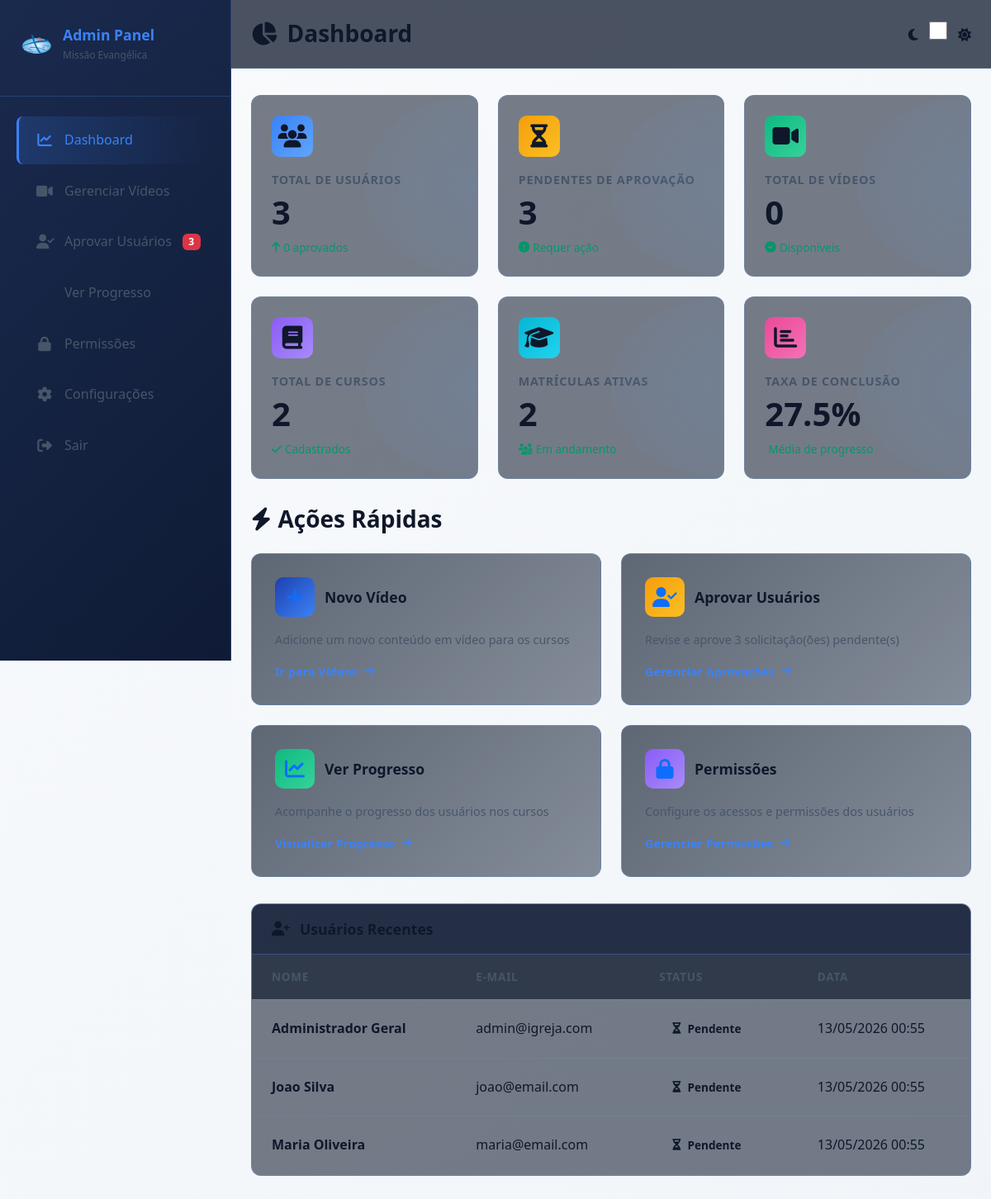
Screenshot of /php/admin/dashboard.php (signed in) with the database file from the repository.
### tables this page shows
CREATE TABLE IF NOT EXISTS ID_FIEL (
    IDF_ID INT UNSIGNED AUTO_INCREMENT PRIMARY KEY,
    IDF_NOME VARCHAR(100) NOT NULL,
    IDF_TELEFONE VARCHAR(20) NULL,
    IDF_EMAIL VARCHAR(150) NOT NULL,
    IDF_CPF CHAR(11) NOT NULL,
    IDF_FILIAL_ID INT UNSIGNED NULL,
    IDF_FUNCAO VARCHAR(50) NULL,
    IDF_ENDERECO VARCHAR(200) NULL,
    IDF_SENHA_HASH VARCHAR(255) NOT NULL,
    IDF_STATUS VARCHAR(20) NOT NULL DEFAULT 'pendente' COMMENT 'pendente, aprovado, negado',
    IDF_ATIVO TINYINT(1) NOT NULL DEFAULT 1,
    IDF_EMAIL_VERIFICADO_EM DATETIME NULL,
    IDF_ULTIMO_LOGIN_EM DATETIME NULL,
    IDF_CRIADO_EM TIMESTAMP NOT NULL DEFAULT CURRENT_TIMESTAMP,
    IDF_ATUALIZADO_EM TIMESTAMP NOT NULL DEFAULT CURRENT_TIMESTAMP ON UPDATE CURRENT_TIMESTAMP,
    IDF_REMOVIDO_EM DATETIME NULL,
    UNIQUE KEY UK_ID_FIEL_EMAIL (IDF_EMAIL),
    UNIQUE KEY UK_ID_FIEL_CPF (IDF_CPF),
    KEY IX_ID_FIEL_FILIAL (IDF_FILIAL_ID),
    KEY IX_ID_FIEL_ATIVO (IDF_ATIVO),
    CONSTRAINT FK_ID_FIEL_FILIAL
        FOREIGN KEY (IDF_FILIAL_ID) REFERENCES ID_FILIAL(IDL_ID)
        ON UPDATE CASCADE
        ON DELETE SET NULL
);

### php/admin/dashboard.php (the view, shortened to what this page needs)
<?php
include("../conexao.php");
$stats = array(
    'total_usuarios' => 0,
    'usuarios_pendentes' => 0,
    'usuarios_aprovados' => 0,
    'total_videos' => 0,
    'total_cursos' => 0,
    'total_matriculas' => 0,
    'taxa_conclusao' => 0
);
$sql = "SELECT COUNT(*) as cnt FROM ID_FIEL";
$res = mysqli_query($conn, $sql);
if ($res && $row = mysqli_fetch_assoc($res)) {
    $stats['total_usuarios'] = $row['cnt'];
}
$sql = "SELECT COUNT(*) as cnt FROM ID_FIEL WHERE IDF_STATUS = 'pendente'";
$res = mysqli_query($conn, $sql);
if ($res && $row = mysqli_fetch_assoc($res)) {
    $stats['usuarios_pendentes'] = $row['cnt'];
}
$sql = "SELECT COUNT(*) as cnt FROM ID_FIEL WHERE IDF_STATUS = 'aprovado'";
$res = mysqli_query($conn, $sql);
if ($res && $row = mysqli_fetch_assoc($res)) {
    $stats['usuarios_aprovados'] = $row['cnt'];
}
$sql = "SELECT COUNT(*) as cnt FROM ID_CONTENT WHERE LOWER(IDCT_TIPO) = 'video'";
$res = mysqli_query($conn, $sql);
if ($res && $row = mysqli_fetch_assoc($res)) {
    $stats['total_videos'] = $row['cnt'];
}
$sql = "SELECT COUNT(*) as cnt FROM ID_CURSO";
$res = mysqli_query($conn, $sql);
if ($res && $row = mysqli_fetch_assoc($res)) {
    $stats['total_cursos'] = $row['cnt'];
}
$sql = "SELECT COUNT(*) as cnt FROM ID_MATRICULA";
$res = mysqli_query($conn, $sql);
if ($res && $row = mysqli_fetch_assoc($res)) {
    $stats['total_matriculas'] = $row['cnt'];
}
$sql = "SELECT AVG(IDMATR_PERCENTUAL) as media FROM ID_MATRICULA WHERE IDMATR_PERCENTUAL > 0";
$res = mysqli_query($conn, $sql);
if ($res && $row = mysqli_fetch_assoc($res)) {
    $stats['taxa_conclusao'] = round($row['media'] ?? 0, 1);
}
$usuarios_recentes = array();
$sql = "SELECT IDF_ID, IDF_NOME, IDF_EMAIL, IDF_STATUS, IDF_CRIADO_EM FROM ID_FIEL ORDER BY IDF_CRIADO_EM DESC LIMIT 5";
$res = mysqli_query($conn, $sql);
if ($res) {
    while ($row = mysqli_fetch_assoc($res)) {
        $usuarios_recentes[] = $row;
    }
}
?>
<!DOCTYPE html>
<html lang="pt-BR" data-theme="dark">
<head>
    <link href="https://cdn.jsdelivr.net/npm/bootstrap@5.3.2/dist/css/bootstrap.min.css" rel="stylesheet">
    <link rel="stylesheet" href="https://cdnjs.cloudflare.com/ajax/libs/font-awesome/6.5.1/css/all.min.css">
    <link rel="stylesheet" href="../../css/styles.css">
</head>
<body style="transition: background 0.3s ease;">
    <aside class="admin-sidebar">
        <div class="sidebar-header">
            <div class="sidebar-logo">
                <img src="../../assets/logo.png" alt="Logo" />
                <div>
                    <h5>Admin Panel</h5>
                    <small>Missão Evangélica</small>
                </div>
            </div>
        </div>
        <nav>
            <ul class="sidebar-menu px-2">
                <li class="sidebar-menu-item">
                    <a href="dashboard.php" class="sidebar-link active">
                        <i class="fas fa-chart-line"></i>
                        <span>Dashboard</span>
                    </a>
                </li>
                <li class="sidebar-menu-item">
                    <a href="admin_conteudos.php" class="sidebar-link">
                        <i class="fas fa-video"></i>
                        <span>Gerenciar Vídeos</span>
                    </a>
                </li>
                <li class="sidebar-menu-item">
                    <a href="admin_aprovar_usuarios.php" class="sidebar-link">
                        <i class="fas fa-user-check"></i>
                        <span>Aprovar Usuários</span>
                        <?php if ($stats['usuarios_pendentes'] > 0): ?>
                            <span class="badge bg-danger position-absolute" style="right: 1rem;">
                                <?php echo $stats['usuarios_pendentes']; ?>
                            </span>
                        <?php endif; ?>
                    </a>
                </li>
                <li class="sidebar-menu-item">
                    <a href="admin_visao_usuario.php" class="sidebar-link">
                        <span>Ver Progresso</span>
                    </a>
                </li>
                <li class="sidebar-menu-item">
                    <a href="admin_gerenciar_permissoes.php" class="sidebar-link">
                        <i class="fas fa-lock"></i>
                        <span>Permissões</span>
                    </a>
                </li>
                <li class="sidebar-menu-item">
                    <a href="setup_videos.php" class="sidebar-link">
                        <i class="fas fa-cog"></i>
                        <span>Configurações</span>
                    </a>
                </li>
                <li class="sidebar-menu-item">
                    <a href="../fiel/sair.php" class="sidebar-link" style="margin-top: auto;">
                        <i class="fas fa-sign-out-alt"></i>
                        <span>Sair</span>
                    </a>
                </li>
            </ul>
        </nav>
    </aside>
    <main class="admin-main">
        <header class="admin-header">
            <div class="admin-header-content">
                <div>
                    <h1>
                        <i class="fas fa-chart-pie"></i>
                        Dashboard
                    </h1>
                </div>
                <div class="admin-header-actions">
                    <div class="theme-toggle-container">
                        <i class="fas fa-moon theme-icon" style="font-size: 1rem;"></i>
                        <input type="checkbox" id="theme-toggle" class="theme-toggle" aria-label="Alternar tema" style="width: 40px; height: 22px;">
                        <i class="fas fa-sun theme-icon" style="font-size: 1rem;"></i>
                    </div>
                </div>
            </div>
        </header>
        <div class="admin-content">
            <div class="stats-grid">
                <div class="stat-card primary">
                    <div class="stat-icon" style="background: linear-gradient(135deg, #3b82f6, #60a5fa);">
                        <i class="fas fa-users"></i>
                    </div>
                    <div class="stat-label">Total de Usuários</div>
                    <div class="stat-value"><?php echo $stats['total_usuarios']; ?></div>
                    <div class="stat-change">
                        <i class="fas fa-arrow-up"></i>
                        <?php echo $stats['usuarios_aprovados']; ?> aprovados
                    </div>
                </div>
                <div class="stat-card warning">
                    <div class="stat-icon" style="background: linear-gradient(135deg, #f59e0b, #fbbf24);">
                        <i class="fas fa-hourglass-half"></i>
                    </div>
                    <div class="stat-label">Pendentes de Aprovação</div>
                    <div class="stat-value"><?php echo $stats['usuarios_pendentes']; ?></div>
                    <div class="stat-change">
                        <i class="fas fa-exclamation-circle"></i>
                        Requer ação
                    </div>
                </div>
                <div class="stat-card success">
                    <div class="stat-icon" style="background: linear-gradient(135deg, #10b981, #34d399);">
                        <i class="fas fa-video"></i>
                    </div>
                    <div class="stat-label">Total de Vídeos</div>
                    <div class="stat-value"><?php echo $stats['total_videos']; ?></div>
                    <div class="stat-change">
                        <i class="fas fa-check-circle"></i>
                        Disponíveis
                    </div>
                </div>
                <div class="stat-card primary">
                    <div class="stat-icon" style="background: linear-gradient(135deg, #8b5cf6, #a78bfa);">
                        <i class="fas fa-book"></i>
                    </div>
                    <div class="stat-label">Total de Cursos</div>
                    <div class="stat-value"><?php echo $stats['total_cursos']; ?></div>
                    <div class="stat-change">
                        <i class="fas fa-check"></i>
                        Cadastrados
                    </div>
                </div>
                <div class="stat-card success">
                    <div class="stat-icon" style="background: linear-gradient(135deg, #06b6d4, #22d3ee);">
                        <i class="fas fa-graduation-cap"></i>
                    </div>
                    <div class="stat-label">Matrículas Ativas</div>
                    <div class="stat-value"><?php echo $stats['total_matriculas']; ?></div>
                    <div class="stat-change">
                        <i class="fas fa-users-cog"></i>
                        Em andamento
                    </div>
                </div>
                <div class="stat-card warning">
                    <div class="stat-icon" style="background: linear-gradient(135deg, #ec4899, #f472b6);">
                        <i class="fas fa-chart-bar"></i>
                    </div>
                    <div class="stat-label">Taxa de Conclusão</div>
                    <div class="stat-value"><?php echo $stats['taxa_conclusao']; ?>%</div>
                    <div class="stat-change">
                        Média de progresso
                    </div>
                </div>
            </div>
            <h3 style="color: var(--text-main); margin-bottom: 1.5rem; font-weight: 700; animation: fadeInUp 0.6s ease-out 0.5s both;">
                <i class="fas fa-bolt me-2"></i>Ações Rápidas
            </h3>
            <div class="action-grid">
                <a href="admin_conteudos.php" class="action-card">
                    <div class="action-card-header">
                        <div class="action-icon">
                            <i class="fas fa-plus"></i>
                        </div>
                        <div>
                            <div class="action-title">Novo Vídeo</div>
                        </div>
                    </div>
                    <div class="action-desc">Adicione um novo conteúdo em vídeo para os cursos</div>
                    <div class="action-cta">
                        <i class="fas fa-arrow-right"></i>
                    </div>
                </a>
                <a href="admin_aprovar_usuarios.php" class="action-card">
                    <div class="action-card-header">
                        <div class="action-icon" style="background: linear-gradient(135deg, #f59e0b, #fbbf24);">
                            <i class="fas fa-user-check"></i>
                        </div>
                        <div>
                            <div class="action-title">Aprovar Usuários</div>
                        </div>
                    </div>
                    <div class="action-desc">Revise e aprove <?php echo $stats['usuarios_pendentes']; ?> solicitação(ões) pendente(s)</div>
                    <div class="action-cta">
                        <i class="fas fa-arrow-right"></i>
                    </div>
                </a>
                <a href="admin_visao_usuario.php" class="action-card">
                    <div class="action-card-header">
                        <div class="action-icon" style="background: linear-gradient(135deg, #10b981, #34d399);">
                            <i class="fas fa-chart-line"></i>
                        </div>
                        <div>
                            <div class="action-title">Ver Progresso</div>
                        </div>
                    </div>
                    <div class="action-desc">Acompanhe o progresso dos usuários nos cursos</div>
                    <div class="action-cta">
                        <i class="fas fa-arrow-right"></i>
                    </div>
                </a>
                <a href="admin_gerenciar_permissoes.php" class="action-card">
                    <div class="action-card-header">
                        <div class="action-icon" style="background: linear-gradient(135deg, #8b5cf6, #a78bfa);">
                            <i class="fas fa-lock"></i>
                        </div>
                        <div>
                            <div class="action-title">Permissões</div>
                        </div>
                    </div>
                    <div class="action-desc">Configure os acessos e permissões dos usuários</div>
                    <div class="action-cta">
                        <i class="fas fa-arrow-right"></i>
                    </div>
                </a>
            </div>
            <?php if (count($usuarios_recentes) > 0): ?>
                <div class="data-table" style="margin-top: 2rem;">
                    <div class="data-table-header">
                        <p class="data-table-title">
                            <i class="fas fa-user-plus"></i>
                            Usuários Recentes
                        </p>
                    </div>
                    <table>
                        <thead>
                            <tr>
                                <th>Nome</th>
                                <th>E-mail</th>
                                <th>Status</th>
                                <th>Data</th>
                            </tr>
                        </thead>
                        <tbody>
                            <?php foreach ($usuarios_recentes as $user): ?>
                                <tr>
                                    <td><strong><?php echo htmlspecialchars($user['IDF_NOME']); ?></strong></td>
                                    <td><?php echo htmlspecialchars($user['IDF_EMAIL']); ?></td>
                                    <td>
                                        <span class="status-badge status-<?php echo $user['IDF_STATUS']; ?>">
                                            <i class="fas fa-<?php echo $user['IDF_STATUS'] === 'aprovado' ? 'check-circle' : 'hourglass-half'; ?>"></i>
                                            <?php echo ucfirst($user['IDF_STATUS']); ?>
                                        </span>
                                    </td>
                                    <td><?php echo date('d/m/Y H:i', strtotime($user['IDF_CRIADO_EM'])); ?></td>
                                </tr>
                            <?php endforeach; ?>
                        </tbody>
                    </table>
                </div>
            <?php endif; ?>
        </div>
    </main>
</body>
</html>

### css/styles.css (style rules this page uses)
:root { --bg-dark: #07101d; --bg-light: #152238; --text-main: #ffffff; --text-muted: #94a3b8; --card-bg: #475569; --auth-bg: #1e293b; --primary: #3b82f6; --primary-light: #60a5fa; --accent: #10b981; --input-bg: #334155; --border-color: rgba(96, 165, 250, 0.2); }
:root[data-theme="light"] { --bg-dark: #f8fafc; --bg-light: #f1f5f9; --text-main: #0f172a; --text-muted: #475569; --card-bg: #e2e8f0; --auth-bg: #ffffff; --primary: #2563eb; --primary-light: #3b82f6; --accent: #059669; --input-bg: #e2e8f0; --border-color: rgba(59, 130, 246, 0.3); }
* { margin: 0; padding: 0; box-sizing: border-box; }
html { scroll-behavior: smooth; }
body { background: linear-gradient(135deg, var(--bg-dark) 0%, var(--bg-light) 100%); color: var(--text-main); min-height: 100vh; font-family: 'Segoe UI', Tahoma, Geneva, Verdana, sans-serif; line-height: 1.6; overflow-x: hidden; }

### rows the page displays
id_fiel: IDF_NOME "Administrador Geral", IDF_EMAIL "admin@igreja.com", IDF_STATUS "Pendente", IDF_CRIADO_EM "13/05/2026 00:55"
id_fiel: IDF_NOME "Joao Silva", IDF_EMAIL "joao@email.com", IDF_STATUS "Pendente", IDF_CRIADO_EM "13/05/2026 00:55"
id_fiel: IDF_NOME "Maria Oliveira", IDF_EMAIL "maria@email.com", IDF_STATUS "Pendente", IDF_CRIADO_EM "13/05/2026 00:55"

### other values shown
$stats['usuarios_pendentes'] "3"
$stats['total_usuarios'] "3"
$stats['usuarios_aprovados'] "0"
$stats['total_videos'] "0"
$stats['total_cursos'] "2"
$stats['total_matriculas'] "2"
$stats['taxa_conclusao'] "27.5"
